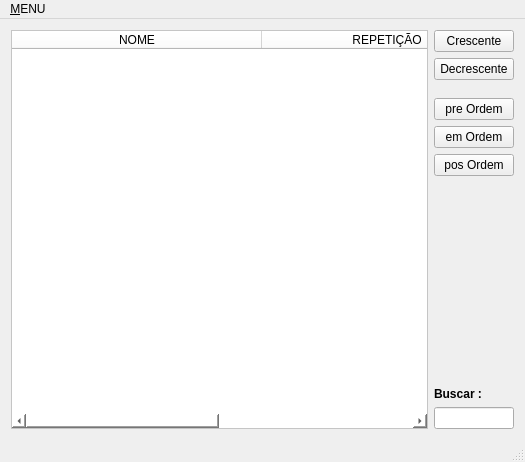
<?xml version="1.0" encoding="UTF-8"?>
<ui version="4.0">
 <class>MainWindow</class>
 <widget class="QMainWindow" name="MainWindow">
  <property name="geometry">
   <rect>
    <x>0</x>
    <y>0</y>
    <width>525</width>
    <height>462</height>
   </rect>
  </property>
  <property name="windowTitle">
   <string>Arvre somos Nozes</string>
  </property>
  <property name="windowIcon">
   <iconset resource="arquivos.qrc">
    <normaloff>:/Arquivos/noz.png</normaloff>:/Arquivos/noz.png</iconset>
  </property>
  <widget class="QWidget" name="centralWidget">
   <layout class="QGridLayout" name="gridLayout">
    <item row="1" column="1">
     <widget class="QPushButton" name="pushButton_Decrescente">
      <property name="text">
       <string>Decrescente</string>
      </property>
     </widget>
    </item>
    <item row="0" column="1">
     <widget class="QPushButton" name="pushButton_Crescente">
      <property name="text">
       <string>Crescente</string>
      </property>
     </widget>
    </item>
    <item row="5" column="1">
     <widget class="QPushButton" name="pushButton_EmOrdem">
      <property name="text">
       <string>em Ordem</string>
      </property>
     </widget>
    </item>
    <item row="6" column="1">
     <widget class="QPushButton" name="pushButton_PosOrdem">
      <property name="text">
       <string>pos Ordem</string>
      </property>
     </widget>
    </item>
    <item row="0" column="0" rowspan="10">
     <widget class="QTableWidget" name="tableWidget_MostrarArvore">
      <property name="styleSheet">
       <string notr="true">border-image: url(:/Arquivos/PUC15.png);
background-color: rgb(255, 255, 255);
gridline-color: rgb(185, 185, 185);
border-color: rgb(185, 185, 185);</string>
      </property>
      <property name="editTriggers">
       <set>QAbstractItemView::NoEditTriggers</set>
      </property>
      <property name="dragEnabled">
       <bool>true</bool>
      </property>
      <attribute name="horizontalHeaderCascadingSectionResizes">
       <bool>false</bool>
      </attribute>
      <attribute name="horizontalHeaderDefaultSectionSize">
       <number>250</number>
      </attribute>
      <attribute name="horizontalHeaderStretchLastSection">
       <bool>true</bool>
      </attribute>
      <attribute name="verticalHeaderVisible">
       <bool>false</bool>
      </attribute>
      <attribute name="verticalHeaderCascadingSectionResizes">
       <bool>false</bool>
      </attribute>
      <attribute name="verticalHeaderShowSortIndicator" stdset="0">
       <bool>false</bool>
      </attribute>
      <attribute name="verticalHeaderStretchLastSection">
       <bool>false</bool>
      </attribute>
      <column>
       <property name="text">
        <string>NOME</string>
       </property>
      </column>
      <column>
       <property name="text">
        <string>REPETIÇÃO</string>
       </property>
      </column>
     </widget>
    </item>
    <item row="4" column="1">
     <widget class="QPushButton" name="pushButton_PreOrdem">
      <property name="text">
       <string>pre Ordem</string>
      </property>
     </widget>
    </item>
    <item row="9" column="1">
     <widget class="QLineEdit" name="lineEdit_Buscar">
      <property name="maximumSize">
       <size>
        <width>80</width>
        <height>16777215</height>
       </size>
      </property>
     </widget>
    </item>
    <item row="8" column="1">
     <widget class="QLabel" name="label">
      <property name="maximumSize">
       <size>
        <width>16777215</width>
        <height>21</height>
       </size>
      </property>
      <property name="font">
       <font>
        <weight>75</weight>
        <bold>true</bold>
       </font>
      </property>
      <property name="text">
       <string>Buscar :</string>
      </property>
     </widget>
    </item>
    <item row="7" column="1">
     <spacer name="verticalSpacer">
      <property name="orientation">
       <enum>Qt::Vertical</enum>
      </property>
      <property name="sizeHint" stdset="0">
       <size>
        <width>20</width>
        <height>40</height>
       </size>
      </property>
     </spacer>
    </item>
   </layout>
  </widget>
  <widget class="QMenuBar" name="menuBar">
   <property name="geometry">
    <rect>
     <x>0</x>
     <y>0</y>
     <width>525</width>
     <height>20</height>
    </rect>
   </property>
   <widget class="QMenu" name="menuCARREGAR">
    <property name="title">
     <string>&amp;MENU</string>
    </property>
    <addaction name="actionABRIR"/>
    <addaction name="actionLIMPAR"/>
    <addaction name="actionFECHAR"/>
   </widget>
   <addaction name="menuCARREGAR"/>
  </widget>
  <widget class="QStatusBar" name="statusBar"/>
  <action name="actionABRIR">
   <property name="icon">
    <iconset resource="arquivos.qrc">
     <normaloff>:/Arquivos/abrir.png</normaloff>:/Arquivos/abrir.png</iconset>
   </property>
   <property name="text">
    <string>&amp;ABRIR</string>
   </property>
   <property name="shortcut">
    <string>Ctrl+A</string>
   </property>
  </action>
  <action name="actionLIMPAR">
   <property name="icon">
    <iconset>
     <normalon>:/Arquivos/limpar.png</normalon>
    </iconset>
   </property>
   <property name="text">
    <string>&amp;LIMPAR</string>
   </property>
   <property name="shortcut">
    <string>Ctrl+L</string>
   </property>
  </action>
  <action name="actionFECHAR">
   <property name="icon">
    <iconset resource="arquivos.qrc">
     <normaloff>:/Arquivos/fechar.png</normaloff>:/Arquivos/fechar.png</iconset>
   </property>
   <property name="text">
    <string>&amp;FECHAR</string>
   </property>
   <property name="shortcut">
    <string>Ctrl+F</string>
   </property>
  </action>
 </widget>
 <layoutdefault spacing="6" margin="11"/>
 <resources>
  <include location="arquivos.qrc"/>
 </resources>
 <connections/>
</ui>
